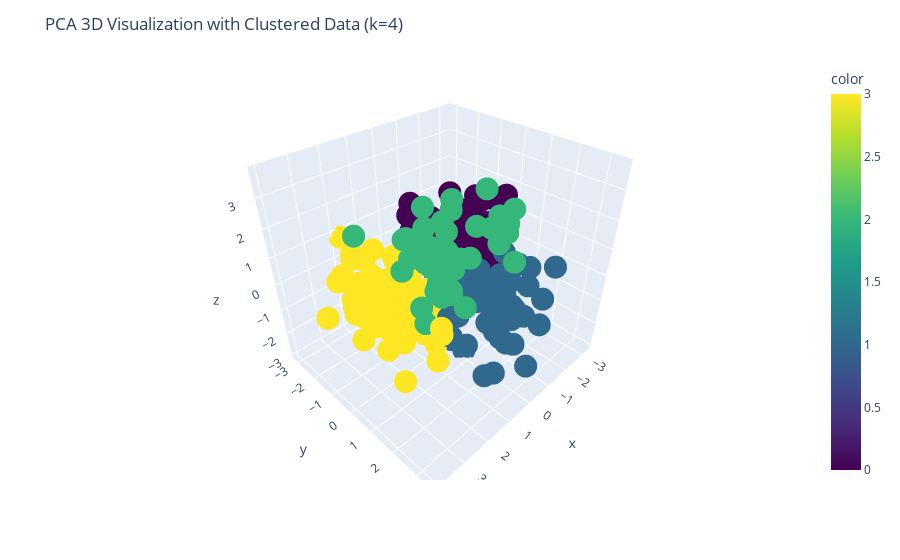

The code cell stored with this chart in its notebook:
### Code cell
# Visualization of PCA 3D and Clustered Data using plotly
fig = px.scatter_3d(x=pca_result[:, 0], y=pca_result[:, 1], z=pca_result[:, 2],
                    color=kmeans_labels, color_continuous_scale='viridis')
fig.update_layout(title='PCA 3D Visualization with Clustered Data (k={})'.format(num_clusters))
fig.show()

### Figure 1 — Plotly figure (JSON) as saved in the notebook; plotly's stock layout.template omitted (floating-point values rounded to 4 significant figures; data arrays with more than 128 entries replaced by an {"elided": "..."} marker saying what was removed)
{"data": [{"hovertemplate": "x=%{x}<br>y=%{y}<br>z=%{z}<br>color=%{marker.color}<extra></extra>", "legendgroup": "", "marker": {"color": {"elided": "294 int values"}, "coloraxis": "coloraxis", "symbol": "circle"}, "mode": "markers", "name": "", "scene": "scene", "showlegend": false, "type": "scatter3d", "x": {"elided": "294 float values"}, "y": {"elided": "294 float values"}, "z": {"elided": "294 float values"}}], "layout": {"coloraxis": {"colorbar": {"title": {"text": "color"}}, "colorscale": [[0, "#440154"], [0.1111, "#482878"], [0.2222, "#3e4989"], [0.3333, "#31688e"], [0.4444, "#26828e"], [0.5556, "#1f9e89"], [0.6667, "#35b779"], [0.7778, "#6ece58"], [0.8889, "#b5de2b"], [1, "#fde725"]]}, "legend": {"tracegroupgap": 0}, "margin": {"t": 60}, "scene": {"domain": {"x": [0, 1], "y": [0, 1]}, "xaxis": {"title": {"text": "x"}}, "yaxis": {"title": {"text": "y"}}, "zaxis": {"title": {"text": "z"}}}, "title": {"text": "PCA 3D Visualization with Clustered Data (k=4)"}}}
